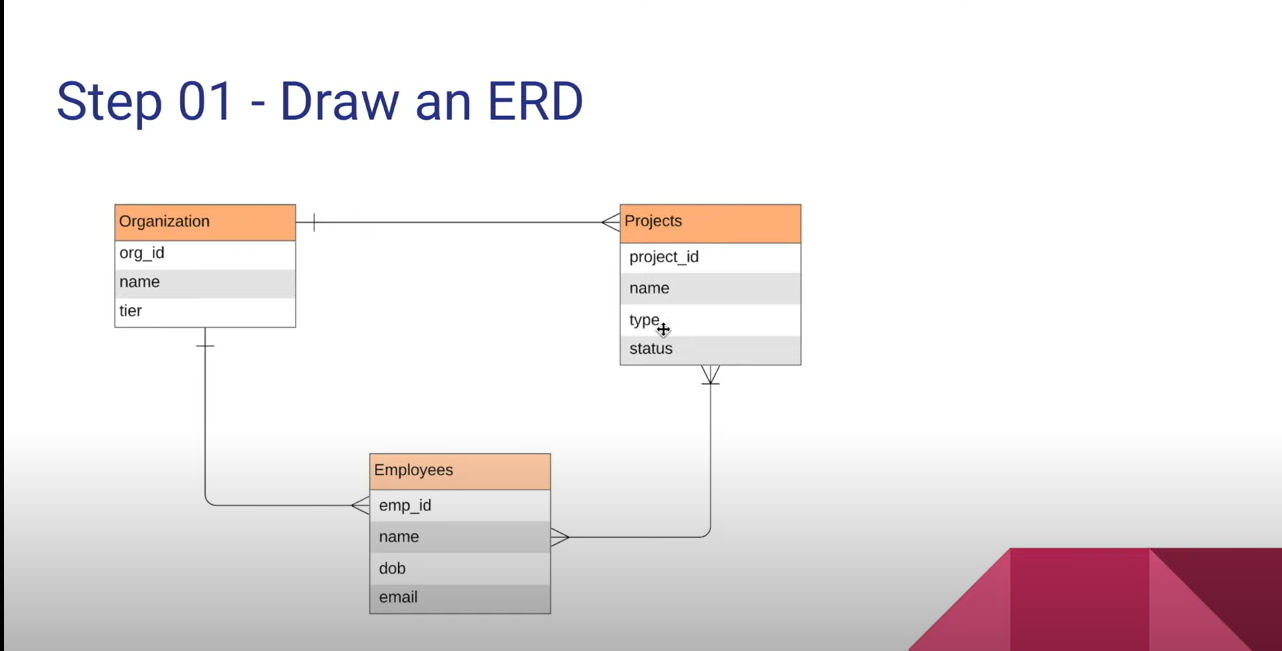
#> input picture basic/resource/dynamoDb1.PNG, 1282 x 651 px
$ python resize.py
#> lines starting #> are read from the running program, lines starting #| are printed output that depends on the picture
import cv2

img = cv2.imread("./resource/dynamoDb1.PNG")
#> img is the input picture: shape (651, 1282, 3); mean B, G, R 230.9, 230.2, 236.1

height, width, channel = img.shape
#> height = 651; width = 1282; channel = 3
print("orginalImgShape", height, width, channel)
#| orginalImgShape 651 1282 3

# to resize
reHeight, reWidth = 200, 300
imgResize = cv2.resize(img, (reWidth, reHeight))
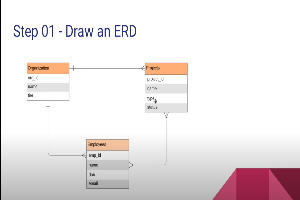
#> imgResize: shape (200, 300, 3); mean B, G, R 230.9, 230.1, 236
print("updatedImgShape", imgResize.shape)
#| updatedImgShape (200, 300, 3)

cv2.imshow("img", img)
cv2.imshow('imgResize', imgResize)
cv2.waitKey(0)

$ run again, with basic/resource/shapes.png copied over basic/resource/dynamoDb1.PNG
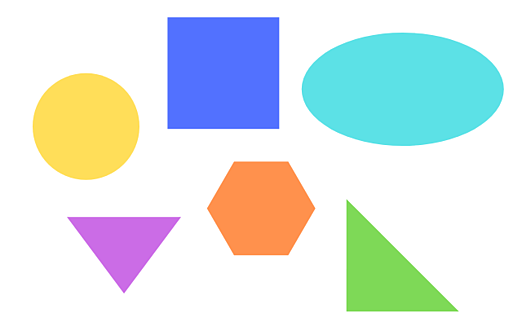
#> input picture basic/resource/shapes.png, 522 x 326 px
#> img is the input picture: shape (326, 522, 3); mean B, G, R 228.6, 229.5, 218.8
#| orginalImgShape 326 522 3
#> `imgResize = cv2.resize(img, (reWidth, reHeight))`:
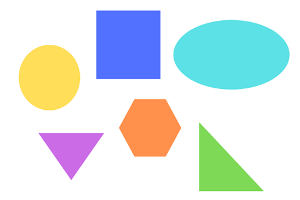
#> imgResize: shape (200, 300, 3); mean B, G, R 228.6, 229.5, 218.8
#| updatedImgShape (200, 300, 3)
